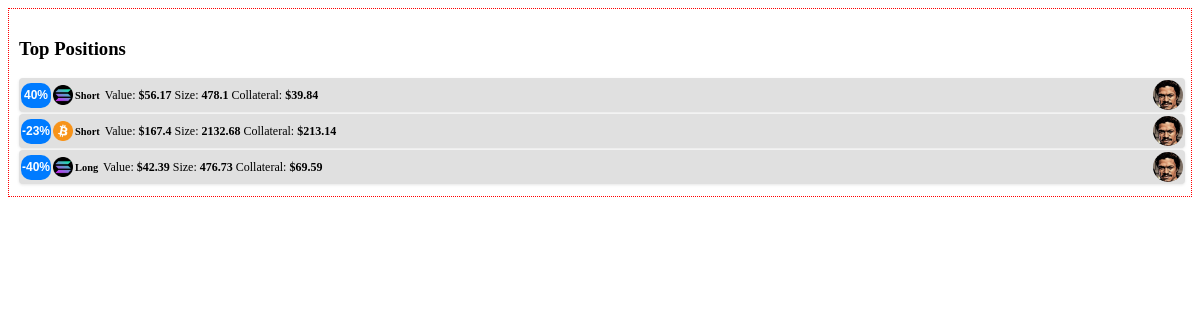
The app's page /positions/top_positions, older data.
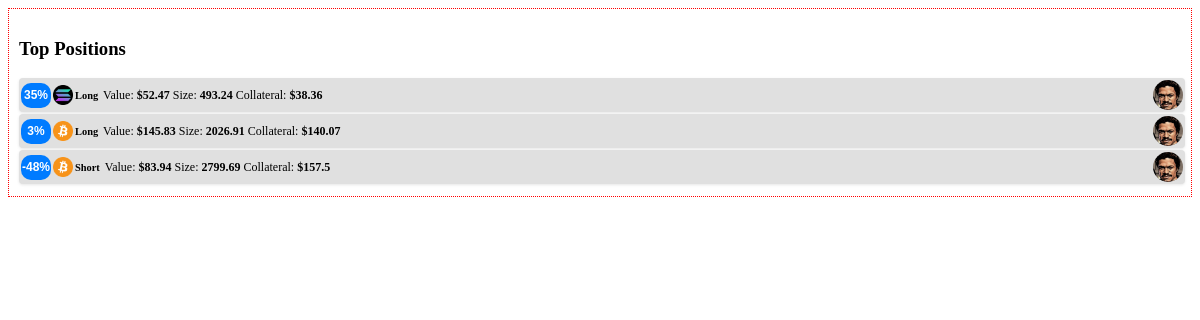
The same page, newer data.
### tables this page shows
CREATE TABLE positions (
        id TEXT PRIMARY KEY,
        asset_type TEXT,
        position_type TEXT,
        entry_price REAL,
        liquidation_price REAL,
        current_travel_percent REAL,
        value REAL,
        collateral REAL,
        size REAL,
        leverage REAL,
        wallet_name TEXT,
        last_updated DATETIME,
        alert_reference_id TEXT,
        hedge_buddy_id TEXT,
        current_price REAL,
        liquidation_distance REAL,
        heat_index REAL,
        current_heat_index REAL,
        pnl_after_fees_usd REAL
    );

### positions/positions_bp.py (the view)
@positions_bp.route("/top_positions", methods=["GET"])
@positions_bp.route("/top_positions", methods=["GET"])
def show_top_positions():
    try:
        all_positions = PositionService.get_all_positions(DB_PATH)
        valid_positions = [pos for pos in all_positions if pos.get("current_travel_percent") is not None]
        top_positions = sorted(valid_positions, key=lambda pos: pos["current_travel_percent"], reverse=True)[:3]
        bottom_positions = sorted(valid_positions, key=lambda pos: pos["current_travel_percent"])[:3]
        print("DEBUG: Alert States for Top Positions:")
        for pos in top_positions:
            print("Top Position - ID: {}, Alert State: {}".format(pos.get("id", "unknown"),
                                                                  pos.get("alert_state", "N/A")))
        print("DEBUG: Alert States for Bottom Positions:")
        for pos in bottom_positions:
            print("Bottom Position - ID: {}, Alert State: {}".format(pos.get("id", "unknown"),
                                                                     pos.get("alert_state", "N/A")))
        return render_template("top_positions.html", top_positions=top_positions, bottom_positions=bottom_positions)
    except Exception as e:
        print("Error retrieving top positions: {}".format(e))
        return render_template("top_positions.html", top_positions=[], bottom_positions=[])

### data/data_locker.py (called while the page is built)
    @classmethod
    def get_instance(cls, db_path: Optional[str] = None) -> 'DataLocker':
        if cls._instance is None:
            cls._instance = cls(db_path)
        return cls._instance

    def _init_sqlite_if_needed(self):
        db_dir = os.path.dirname(self.db_path)
        if db_dir and not os.path.exists(db_dir):
            os.makedirs(db_dir, exist_ok=True)
            self.logger.debug(f"Created directory for DB: {db_dir}")
        if self.conn is None:
            self.conn = sqlite3.connect(self.db_path, check_same_thread=False)
            self.conn.row_factory = self.DictRow
        if self.cursor is None:
            self.cursor = self.conn.cursor()

### launch_pad.py (called while the page is built)
@app.context_processor
def update_theme_context():
    config_path = current_app.config.get("CONFIG_PATH", CONFIG_PATH)
    try:
        with open(config_path, 'r') as f:
            conf = json.load(f)
    except Exception as e:
        conf = {}
    theme_config = conf.get("theme_config", {})
    return dict(theme=theme_config)

### positions/position_service.py (called while the page is built)
    @staticmethod
    def get_all_positions(db_path: str = DB_PATH) -> List[Dict[str, Any]]:
        try:
            dl = DataLocker.get_instance(db_path)
            raw_positions = dl.read_positions()
            positions = []
            for pos in raw_positions:
                pos_dict = { key: pos[key] for key in pos.keys() }
                enriched = PositionService.enrich_position(pos_dict)
                positions.append(enriched)
            return positions
        except Exception as e:
            logger.error(f"Error retrieving positions: {e}", exc_info=True)
            raise

### positions/positions_bp.py (called while the page is built)
@positions_bp.context_processor
def update_theme_context():
    config_path = current_app.config.get("CONFIG_PATH", CONFIG_PATH)
    try:
        with open(config_path, 'r') as f:
            config = json.load(f)
    except Exception as e:
        logger.error(f"Error loading theme config: {e}", exc_info=True)
        config = {}
    theme = {
        'sidebar': {
            'bg': config.get('sidebar_bg', 'bg-primary'),
            'color_mode': config.get('sidebar_mode', 'dark')
        },
        'navbar': {
            'bg': config.get('navbar_bg', 'bg-secondary'),
            'color_mode': config.get('navbar_mode', 'dark')
        }
    }
    return dict(theme=theme)

### utils/calc_services.py (called while the page is built)
    def calculate_value(self, position):
        size = float(position.get("size") or 0.0)
        return round(size, 2)

### templates/top_positions.html (shortened to what this page needs)
<div class="invisible-container" style="border: 1px dotted red; padding: 10px;">
  <div class="card">
    <div class="card-header">
      <h3 class="card-title">Top Positions</h3>
    </div>
    <div class="card-body">
      {% if top_positions %}
        {% for pos in top_positions %}
          {% set box_class = "text-bg-blue" %}
          {% if pos.alert_state == "alert-low" %}
            {% set box_class = "text-bg-success" %}
          {% elif pos.alert_state == "alert-medium" %}
            {% set box_class = "text-bg-warning" %}
          {% elif pos.alert_state == "alert-high" %}
            {% set box_class = "text-bg-danger" %}
          {% endif %}
          <div class="info-box">
            <span class="info-box-icon {{ box_class }} text-white">
              <span class="small-percentage">
                {{ pos.current_travel_percent | round(0, 'floor') | int }}%
              </span>
            </span>
            <div class="info-box-content">
              <div class="info-box-asset">
                <span class="info-box-extra">
                  <img src="{{ url_for('static', filename='images/' ~ pos.asset_type|lower ~ '_logo.png') }}"
                       alt="{{ pos.asset_type }} Logo"
                       onerror="this.onerror=null;this.src='{{ url_for('static', filename='images/default_logo.png') }}';">
                  <span>{{ pos.position_type }}</span>
                </span>
                <div class="info-box-details">
                  <span>Value: <strong>${{ pos.value }}</strong></span>
                  <span>Size: <strong>{{ pos.size }}</strong></span>
                  <span>Collateral: <strong>${{ pos.collateral }}</strong></span>
                </div>
              </div>
            </div>
            <div class="info-box-wallet">
              <img src="{{ pos.wallet_image or url_for('static', filename='images/landovault.jpg') }}"
                   alt="Wallet Logo"
                   onerror="this.onerror=null;this.src='{{ url_for('static', filename='images/landovault.jpg') }}';">
            </div>
          </div>
        {% endfor %}
      {% endif %}
    </div>
  </div>
</div>

### templates/top_positions.html (style rules this page uses)
.invisible-container .card-body { display: block !important; overflow: visible !important; height: auto !important; }
.info-box { display: flex; align-items: center; background-color: #e0e0e0; padding: 2px !important; border-radius: 4px; box-shadow: 0 1px 3px rgba(0, 0, 0, 0.1); margin-bottom: 2px !important; width: 100% !important; }
.info-box-wallet { margin-left: auto; display: flex; align-items: center; }
.info-box-wallet img { border-radius: 50%; width: 30px; height: 30px; }
.info-box-asset { display: flex; align-items: center; gap: 3px; }
.info-box-extra { display: inline-flex; align-items: center; font-size: 0.6rem; margin: 0; }
.info-box-extra img { vertical-align: middle; width: 20px; height: 20px; }
.info-box-extra span { margin-left: 2px; }
.info-box-extra span:last-child { font-size: 0.65rem; font-weight: bold; }
.info-box-icon { width: 30px; height: 25px; line-height: 25px; display: flex; align-items: center; justify-content: center; border-radius: 10px; margin-right: 2px; }
.text-bg-blue { background-color: #007bff !important; }
.small-percentage { font-size: 0.75rem !important; font-weight: bold !important; font-family: 'Nunito', sans-serif; color: white !important; margin-right: 0 !important; }
.info-box-details { display: flex; gap: 3px; font-size: 0.75rem; align-items: center; margin-left: 2px; }

Row changes from the older to the newer data that the page shows:
removed positions: current_travel_percent "40", position_type "Short", value "56.17", size "478.1", collateral "39.84"
changed positions (number 1 of 3 on the later page): current_travel_percent "-40" → "35"; value "42.39" → "52.47"; size "476.73" → "493.24"; collateral "69.59" → "38.36"; moves up the list
now on this page (row edited): positions: current_travel_percent "3", position_type "Long", value "145.83", size "2026.91", collateral "140.07"
changed positions "Short": current_travel_percent "-23" → "-48"; value "167.4" → "83.94"; size "2132.68" → "2799.69"; collateral "213.14" → "157.5"
